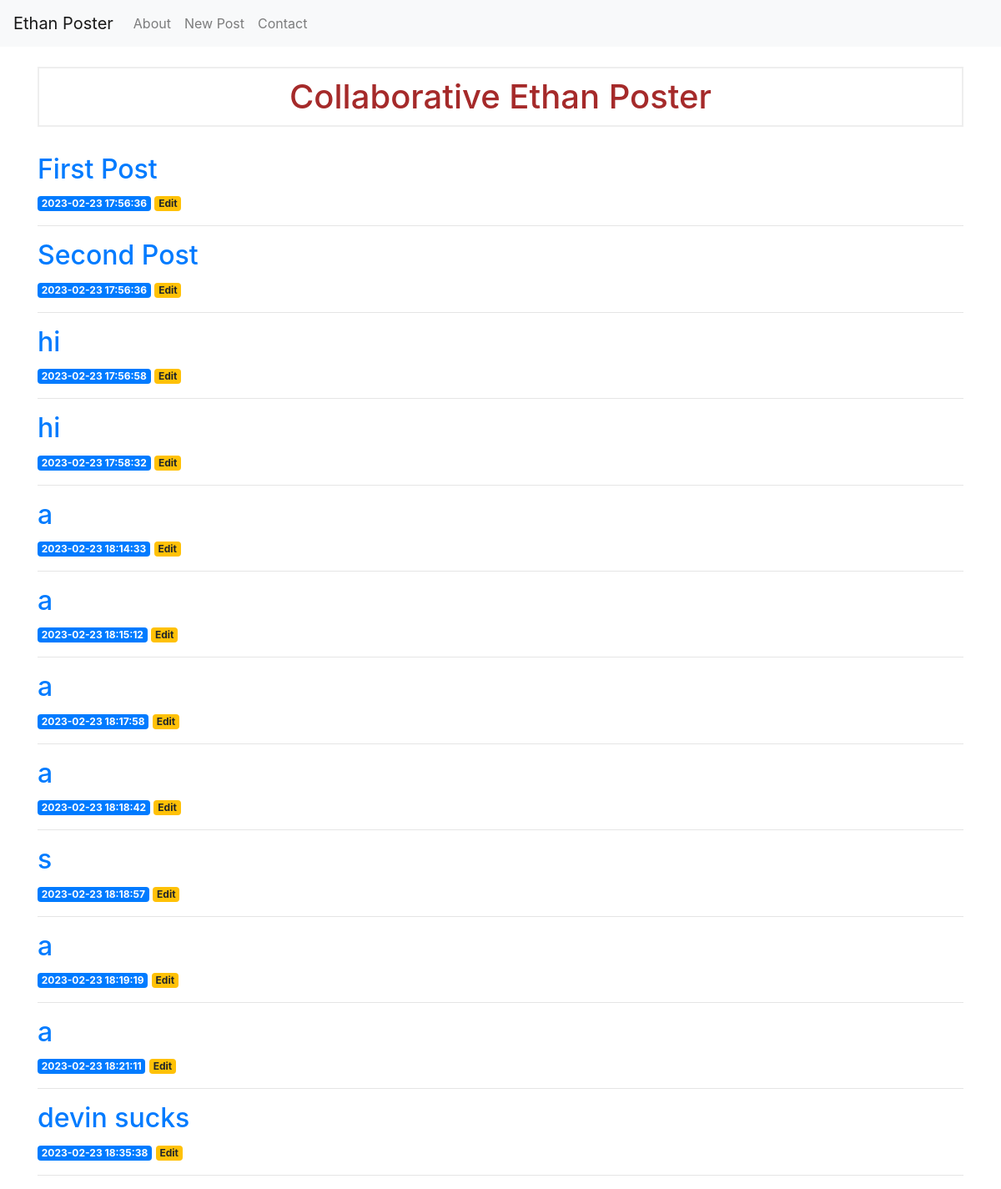
Before: / with the older database file.
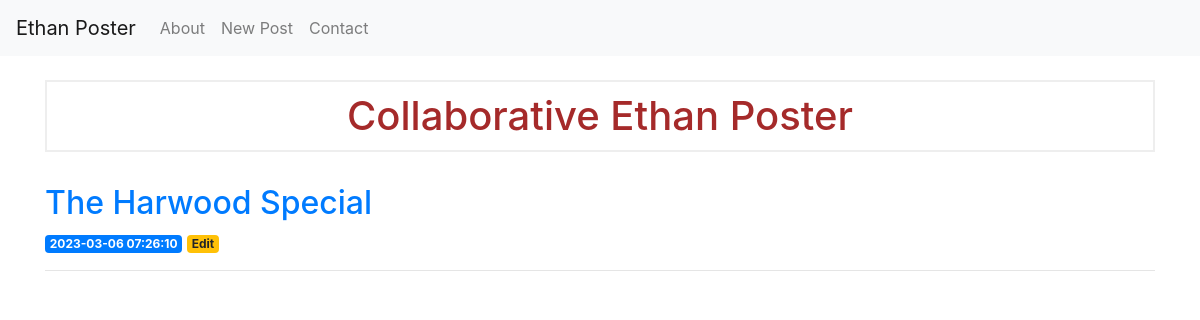
After: the same page with the newer database file.
### tables this page shows
CREATE TABLE posts (
    id INTEGER PRIMARY KEY AUTOINCREMENT,
    created TIMESTAMP NOT NULL DEFAULT CURRENT_TIMESTAMP,
    title TEXT NOT NULL,
    caption TEXT NOT NULL
);

### app.py (the view)
@app.route("/") #,methods=("GET", "POST"), strict_slashes=False
def index():
    conn = get_db_connection()
    posts = conn.execute('SELECT * FROM posts').fetchall()
    conn.close()
    return render_template('index.html', posts=posts)

### app.py (called while the page is built)
def get_db_connection():
    conn = sqlite3.connect('database.db')
    conn.row_factory = sqlite3.Row
    return conn

### templates/index.html (shortened to what this page needs)
<!DOCTYPE html>
<html lang="en">
    <head>
        <link rel="stylesheet" href="{{ url_for('static', filename= 'css/style.css') }}">
    </head>
<body>
    {% extends 'base.html' %}
    {% block content %}
    <br>
        <h1>{% block title %} Collaborative Ethan Poster {% endblock %}</h1>
         <br>
        {% for post in posts %}
            <a href="{{ url_for('post', post_id=post['id']) }}">
                <h2>{{ post['title'] }}</h2>
            </a>
            <span class="badge badge-primary">{{ post['created'] }}</span>
            <a href="{{ url_for('edit', id=post['id']) }}">
                <span class="badge badge-warning">Edit</span>
            </a>
            <hr>
        {% endfor %}
    {% endblock %}

### templates/base.html (shortened to what this page needs)
<!doctype html>
<html lang="en">
  <head>
    <link rel="stylesheet" href="https://stackpath.bootstrapcdn.com/bootstrap/4.3.1/css/bootstrap.min.css">
  </head>
  <body>
    <nav class="navbar navbar-expand-md navbar-light bg-light">
      <a class="navbar-brand" href="{{ url_for('index')}}">Ethan Poster</a>
      <div class="collapse navbar-collapse" id="navbarNav">
          <ul class="navbar-nav">
          <li class="nav-item">
              <a class="nav-link" href="{{url_for('about')}}">About</a>
          </li>
          <li class="nav-item">
              <a class="nav-link" href="{{url_for('create')}}">New Post</a>
          </li>
          <li class="nav-item">
            <a class="nav-link" href="{{url_for('contact')}}">Contact</a>
          </li>
          </ul>
      </div>
  </nav>
  <div class="container">
      {% block content %} {% endblock %}
  </div>
  </body>
</html>

### static/css/style.css (style rules this page uses)
h1 { border: 2px #eee solid; color: brown; text-align: center; padding: 10px; }

Changed rows visible on the page:
removed posts: title "First Post", created "2023-02-23 17:56:36"
removed posts: title "Second Post", created "2023-02-23 17:56:36"
removed posts: title "hi", created "2023-02-23 17:56:58"
removed posts: title "hi", created "2023-02-23 17:58:32"
removed posts: title "a", created "2023-02-23 18:14:33"
removed posts: title "a", created "2023-02-23 18:15:12"
removed posts: title "a", created "2023-02-23 18:17:58"
removed posts: title "a", created "2023-02-23 18:18:42"
removed posts: title "s", created "2023-02-23 18:18:57"
removed posts: title "a", created "2023-02-23 18:19:19"
removed posts: title "a", created "2023-02-23 18:21:11"
removed posts: title "devin sucks", created "2023-02-23 18:35:38"
added posts: title "The Harwood Special", created "2023-03-06 07:26:10"
